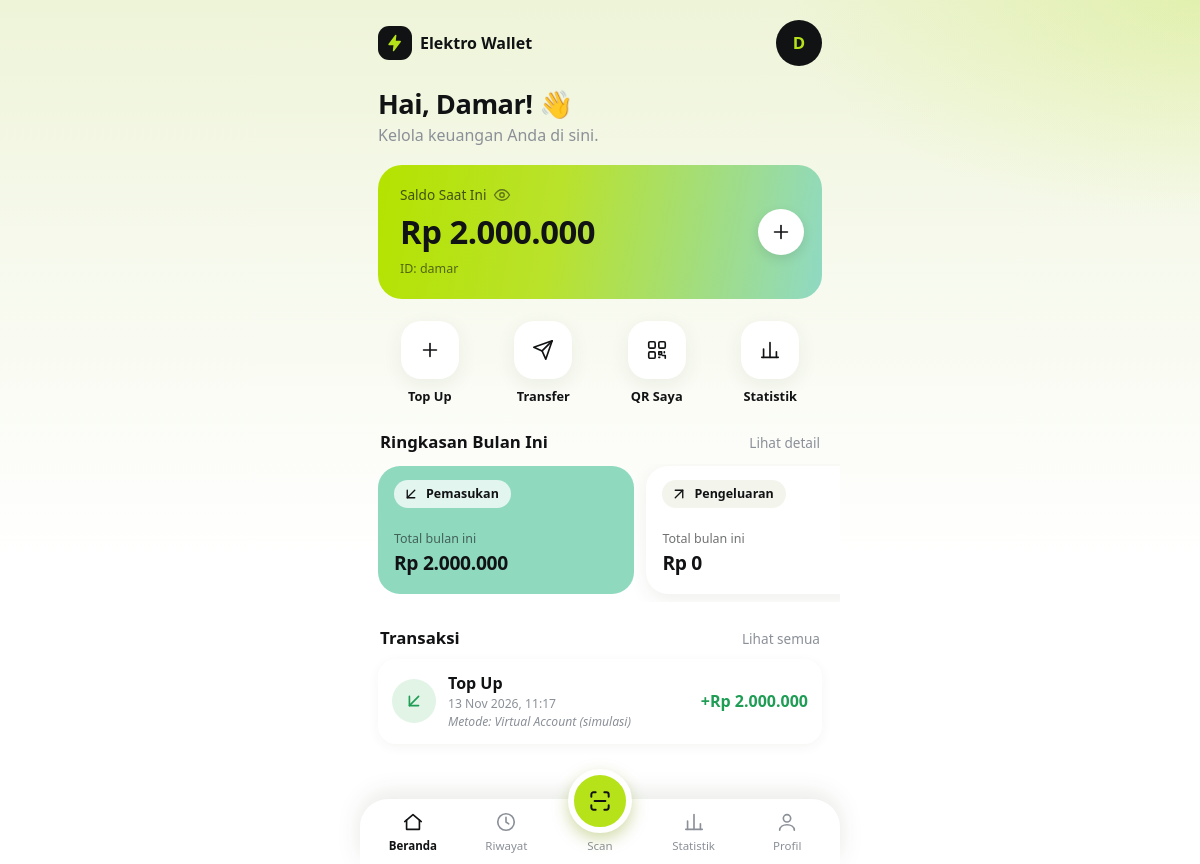
The app's page /dashboard (signed in) with its own data.
### tables this page shows
CREATE TABLE users (
  id            TEXT PRIMARY KEY COLLATE NOCASE,
  name          TEXT NOT NULL,
  email         TEXT NOT NULL UNIQUE COLLATE NOCASE,
  phone         TEXT UNIQUE,
  password_hash TEXT NOT NULL,
  pin_hash      TEXT NOT NULL,
  balance       INTEGER NOT NULL DEFAULT 0 CHECK (balance >= 0),
  role          TEXT NOT NULL DEFAULT 'USER' CHECK (role IN ('USER','MERCHANT','ADMIN')),
  status        TEXT NOT NULL DEFAULT 'AKTIF' CHECK (status IN ('AKTIF','BLOKIR')),
  created_at    TEXT NOT NULL
);

CREATE TABLE transactions (
  id              INTEGER PRIMARY KEY,
  ref_no          TEXT NOT NULL UNIQUE,
  group_ref       TEXT NOT NULL,
  user_id         TEXT NOT NULL COLLATE NOCASE REFERENCES users(id),
  type            TEXT NOT NULL CHECK (type IN ('TOPUP','TRANSFER','QR_PAYMENT','BILL','PULSA')),
  direction       TEXT NOT NULL CHECK (direction IN ('IN','OUT')),
  amount          INTEGER NOT NULL CHECK (amount > 0),
  fee             INTEGER NOT NULL DEFAULT 0 CHECK (fee >= 0),
  counterparty_id TEXT COLLATE NOCASE,
  note            TEXT,
  status          TEXT NOT NULL CHECK (status IN ('BERHASIL','GAGAL','MENUNGGU')),
  created_at      TEXT NOT NULL
);

### web/routes/wallet_routes.py (the view)
@bp.get("/dashboard")
@login_required
def dashboard():
    user = current_user()
    conn = get_conn()
    today = clock.today()
    month = reports.user_summary(conn, user.id, today[:8] + "01", today)
    return render_template(
        "dashboard.html",
        recent=wallet.get_history(conn, user.id, limit=5),
        income=sum(r.total for r in month if r.direction == "IN"),
        expense=sum(r.total for r in month if r.direction == "OUT"),
        tx_count=sum(r.count for r in month),
    )

### core/auth.py (called while the page is built)
def _to_user(row: sqlite3.Row) -> User:
    return User(
        id=row["id"],
        name=row["name"],
        email=row["email"],
        phone=row["phone"],
        balance=row["balance"],
        role=row["role"],
        status=row["status"],
        created_at=row["created_at"],
    )

def get_user(conn: sqlite3.Connection, user_id: str) -> User | None:
    row = conn.execute("SELECT * FROM users WHERE id = ?", (user_id,)).fetchone()
    return _to_user(row) if row else None

### core/clock.py (called while the page is built)
def now() -> int:
    return int(time.time())

def iso(ts: int | None = None) -> str:
    return time.strftime("%Y-%m-%d %H:%M:%S", time.localtime(now() if ts is None else ts))

def today() -> str:
    return iso()[:10]

### core/db.py (called while the page is built)
def connect(path: str | Path | None = None) -> sqlite3.Connection:
    target = str(path if path is not None else config.DB_PATH)
    if target != ":memory:":
        Path(target).parent.mkdir(parents=True, exist_ok=True)
    conn = sqlite3.connect(target, timeout=10, isolation_level=None)
    conn.row_factory = sqlite3.Row
    conn.execute("PRAGMA foreign_keys = ON")
    conn.execute("PRAGMA busy_timeout = 10000")
    if target != ":memory:":
        conn.execute("PRAGMA journal_mode = WAL")
    return conn

### core/formatting.py (called while the page is built)
def tx_label(type_: str, direction: str) -> str:
    return TX_LABELS.get((type_, direction), type_.replace("_", " ").title())

def short_datetime(stamp: str) -> str:
    try:
        date_part, time_part = stamp.split(" ")
        year, month, day = (int(x) for x in date_part.split("-"))
        return f"{day} {_MONTHS[month - 1]} {year}, {time_part[:5]}"
    except (ValueError, IndexError):
        return stamp

def format_rupiah(amount: int) -> str:
    sign = "-" if amount < 0 else ""
    return f"{sign}Rp {abs(int(amount)):,}".replace(",", ".")

### core/models.py (called while the page is built)
    @property
    def is_active(self) -> bool:
        return self.status == "AKTIF"

### core/wallet.py (called while the page is built)
def _to_transaction(row: sqlite3.Row) -> Transaction:
    return Transaction(**{key: row[key] for key in row.keys()})

def get_history(
    conn: sqlite3.Connection,
    user_id: str,
    *,
    type_: str | None = None,
    status: str | None = None,
    date_from: str | None = None,
    date_to: str | None = None,
    limit: int = 50,
    offset: int = 0,
) -> list[Transaction]:
    return query_transactions(
        conn, user_id, type_=type_, status=status, date_from=date_from, date_to=date_to, limit=limit, offset=offset
    )

### web/helpers.py (called while the page is built)
def get_conn():
    if "conn" not in g:
        g.conn = db.connect(current_app.config["DB_PATH"])
    return g.conn

### web/templates/dashboard.html (shortened to what this page needs)
{% extends "base.html" %}
{% from "_macros.html" import icon, tx_item %}
{% block content %}
<div class="home-bar">
  <span class="brand-mini"><span class="brand-mark">{{ icon('bolt', 'ic ic-sm') }}</span> Elektro Wallet</span>
  <a class="avatar-btn" href="{{ url_for('wallet.profile') }}" aria-label="Profil">{{ user.name | initial }}</a>
</div>
<h1 class="greeting">Hai, {{ user.name | first_name }}! &#128075;</h1>
<div class="muted">Kelola keuangan Anda di sini.</div>
<section class="balance-card" aria-label="Saldo">
  <div class="bc-label">Saldo Saat Ini
    <button type="button" class="eye-btn" data-toggle-balance="#balance" aria-label="Tampilkan atau sembunyikan saldo">{{ icon('eye', 'ic ic-sm') }}</button>
  </div>
  <div class="bc-amount" id="balance">{{ user.balance | rupiah }}</div>
  <div class="bc-id">ID: {{ user.id }}</div>
  <a class="bc-plus" href="{{ url_for('wallet.topup') }}" aria-label="Top up saldo">{{ icon('plus') }}</a>
</section>
<nav class="quick-actions" aria-label="Aksi cepat">
  <a class="qa-item" href="{{ url_for('wallet.topup') }}"><span class="qa-icon">{{ icon('plus') }}</span>Top Up</a>
  <a class="qa-item" href="{{ url_for('wallet.transfer') }}"><span class="qa-icon">{{ icon('send') }}</span>Transfer</a>
  <a class="qa-item" href="{{ url_for('wallet.my_qr') }}"><span class="qa-icon">{{ icon('qr') }}</span>QR Saya</a>
  <a class="qa-item" href="{{ url_for('wallet.statistics') }}"><span class="qa-icon">{{ icon('chart') }}</span>Statistik</a>
</nav>
<div class="section-head"><h2 class="section-title">Ringkasan Bulan Ini</h2><a class="see-all" href="{{ url_for('wallet.statistics') }}">Lihat detail</a></div>
<div class="scroll-row">
  <div class="stat-card first">
    <span class="stat-pill">{{ icon('arrow-in', 'ic ic-sm') }} Pemasukan</span>
    <div class="stat-label">Total bulan ini</div>
    <div class="stat-value">{{ income | rupiah }}</div>
  </div>
  <div class="stat-card">
    <span class="stat-pill">{{ icon('arrow-out', 'ic ic-sm') }} Pengeluaran</span>
    <div class="stat-label">Total bulan ini</div>
    <div class="stat-value">{{ expense | rupiah }}</div>
  </div>
</div>
<div class="section-head"><h2 class="section-title">Transaksi</h2><a class="see-all" href="{{ url_for('wallet.history') }}">Lihat semua</a></div>
{% if recent %}
<div class="tx-list">
  {% for tx in recent %}{{ tx_item(tx) }}{% endfor %}
</div>
{% else %}
<div class="card-soft empty">Belum ada transaksi. Mulai dengan <a href="{{ url_for('wallet.topup') }}"><strong>Top Up</strong></a>.</div>
{% endif %}
{% endblock %}

### web/templates/base.html (shortened to what this page needs)
{% from "_macros.html" import icon %}
<!doctype html>
<html lang="id">
<head>
  <link rel="stylesheet" href="{{ url_for('static', filename='css/bootstrap.min.css') }}">
  <link rel="stylesheet" href="{{ url_for('static', filename='css/app.css') }}">
</head>
<body class="{% block body_class %}{{ 'is-app' if user else 'is-public' }}{% endblock %}">
{%- set ep = request.endpoint or '' %}
<div class="app-shell">
  <main>
    {% block content %}{% endblock %}
  </main>
</div>
{% if user %}
<nav class="bottom-nav" aria-label="Navigasi utama">
  <a class="bn-item {{ 'active' if ep == 'wallet.dashboard' }}" href="{{ url_for('wallet.dashboard') }}">{{ icon('home') }}<span>Beranda</span></a>
  <a class="bn-item {{ 'active' if ep in ('wallet.history', 'wallet.transaction_detail') }}" href="{{ url_for('wallet.history') }}">{{ icon('history') }}<span>Riwayat</span></a>
  <div class="bn-spacer {{ 'active' if ep in ('wallet.my_qr', 'wallet.scan') }}">
    <a class="fab" href="{{ url_for('wallet.scan') }}" aria-label="Scan QR">{{ icon('scan') }}</a>
    <span>Scan</span>
  </div>
  <a class="bn-item {{ 'active' if ep == 'wallet.statistics' }}" href="{{ url_for('wallet.statistics') }}">{{ icon('chart') }}<span>Statistik</span></a>
  <a class="bn-item {{ 'active' if ep in ('wallet.profile', 'wallet.change_pin', 'wallet.complaints_page') }}" href="{{ url_for('wallet.profile') }}">{{ icon('user') }}<span>Profil</span></a>
</nav>
{% endif %}
</body>
</html>

### web/templates/_macros.html (shortened to what this page needs)
{% macro tx_item(tx) -%}
{%- set failed = tx.status == 'GAGAL' -%}
<a class="tx-item" href="{{ url_for('wallet.transaction_detail', ref_no=tx.ref_no) }}">
  <span class="tx-ico {{ 'failed' if failed else ('in' if tx.direction == 'IN' else 'out') }}">{{ icon('arrow-in' if tx.direction == 'IN' else 'arrow-out') }}</span>
  <span class="tx-main">
    <span class="tx-title">{{ tx | tx_label }}</span>
    <span class="tx-sub">{{ tx.created_at | dt }}{% if tx.counterparty_id and tx.counterparty_id != '-' %} &middot; {{ tx.counterparty_id }}{% endif %}</span>
    {%- if tx.note %}<span class="tx-note">{{ tx.note }}</span>{% endif %}
  </span>
  <span class="tx-amt {{ 'failed' if failed else ('in' if tx.direction == 'IN' else 'out') }}">
    {{ '+' if tx.direction == 'IN' else '-' }}{{ tx.amount | rupiah }}
  </span>
</a>
{%- endmacro %}

### records on screen
users: name|initial "D", name|first_name "Damar", balance|rupiah "Rp 2.000.000", id "damar"
transactions: tx "Top Up", created_at|dt "13 Nov 2026, 11:17", note "Metode: Virtual Account (simulasi)", direction "+", amount|rupiah "Rp 2.000.000"

### other values on screen
{{ income | rupiah }} "Rp 2.000.000"
{{ expense | rupiah }} "Rp 0"
